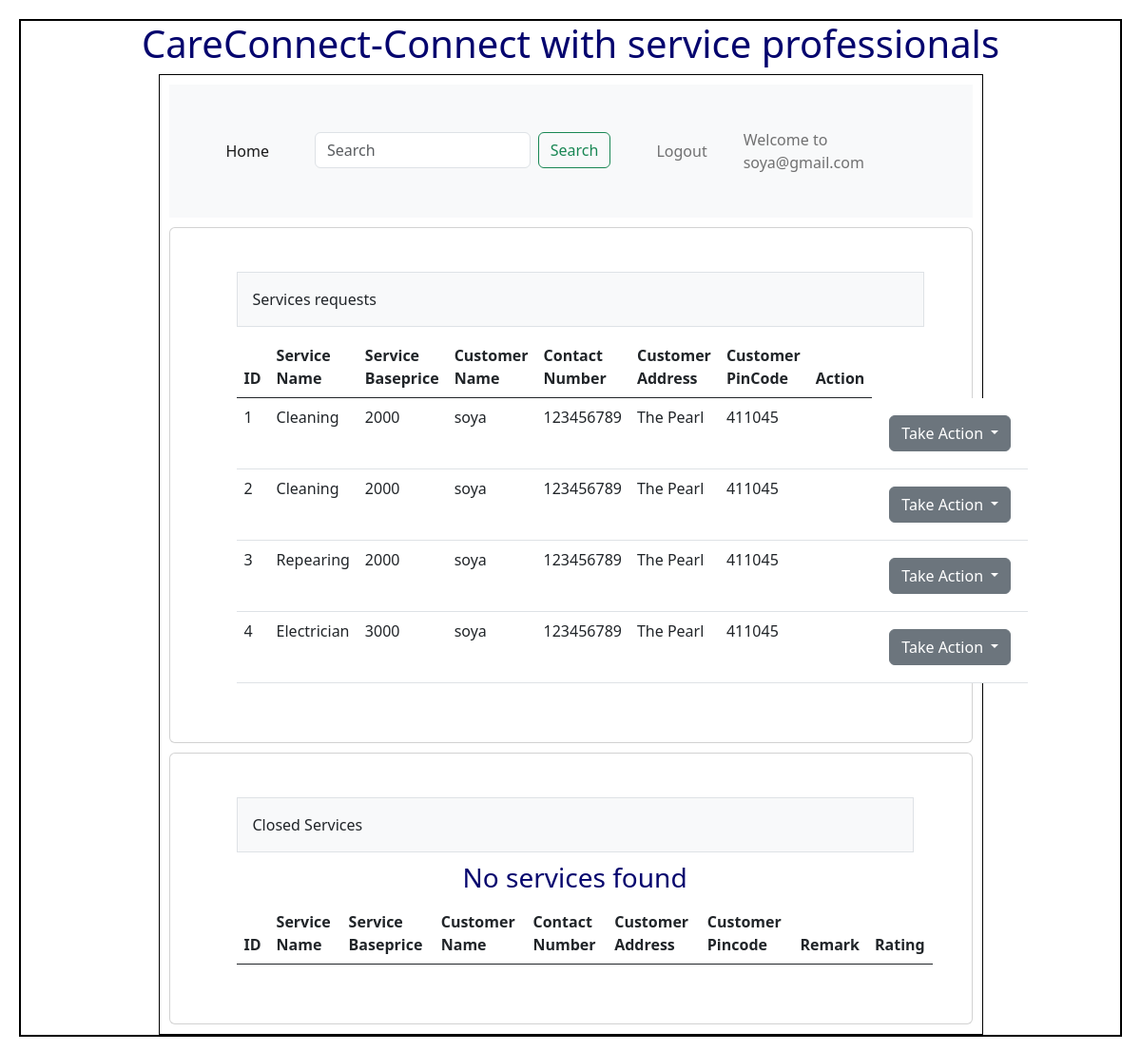
Page /professional (signed in) on the committed database.
### Backend/models.py (models this page shows)
class Customer(db.Model):
    __tablename__="Customer"
    id = db.Column(db.Integer, primary_key=True)
    email=db.Column(db.String,unique=True,nullable=False)
    password=db.Column(db.String,nullable=False)
    contact_number=db.Column(db.Integer,nullable=False)
    fullname =db.Column(db.String,nullable=False)
    address =db.Column(db.String,nullable=False)
    pincode=db.Column(db.Integer,nullable=False)
    status=db.Column(db.String,default="Active")

class Servicereq(db.Model):
    __tablename__="Servicereq"
    id = db.Column(db.Integer, primary_key=True)
    Professional_id=db.Column(db.Integer, db.ForeignKey("Professional.id"),nullable=True)
    Service_id=db.Column(db.Integer, db.ForeignKey("Service.id"),nullable=False)
    Customer_id=db.Column(db.Integer, db.ForeignKey("Customer.id"),nullable=False)
    status=db.Column(db.String,nullable=False)
    remarks=db.Column(db.String,nullable=True)
    rating=db.Column(db.Integer,default=0)
    service=db.relationship("Service",cascade="all,delete",backref="Servicereqs",lazy=True)
    customer=db.relationship("Customer",cascade="all,delete",backref="Servicereqs",lazy=True)
    professional=db.relationship("Professional",cascade="all,delete",backref="Servicereqs",lazy=True)

class Service(db.Model):
    __tablename__="Service"
    id = db.Column(db.Integer, primary_key=True)
    name=db.Column(db.String,nullable=False)
    description=db.Column(db.String,nullable=False)
    baseprice=db.Column(db.Integer,default=0.0)
    subservice=db.Column(db.String,nullable=False)
    location=db.Column(db.String,nullable=False)
    pincode=db.Column(db.String,nullable=False)

### Backend/controllers.py (the view)
@app.route("/professional")
def professional_dashboard():
    redirect_response = isUserLoggedIn()
    if redirect_response is None:
        return redirect('/login')
    servicereqs=get_servicereq()
    services=get_services()
    customers=get_customer()
    servicereqs1 = Servicereq.query.filter_by(status='Close').all()
    return render_template("Professionaldashboard.html",name=session.get('username'),servicereqs=servicereqs,services=services,customers=customers,servicereqs1=servicereqs1)

### Backend/controllers.py (called while the page is built)
def isUserLoggedIn():
    if 'userid' in session:
        if session.get('usertype') == 'admin':
            return redirect(url_for('admin_dashboard'))
        elif session.get('usertype') == 'customer':
            return redirect(url_for('customer_dashboard'))
        elif session.get('usertype') == 'professional':
            return redirect(url_for('professional_dashboard'))
    return None

def get_services():
    services=Service.query.all()
    return services

def get_customer():
    customers=Customer.query.all()
    return customers

def get_servicereq():
    servicereqs=Servicereq.query.all()
    print(servicereqs)
    return servicereqs

### Templates/Professionaldashboard.html (shortened to what this page needs)
<!DOCTYPE html>
<html>
    <head>
        <link rel="stylesheet" href="/static/styles/main.css">
        <link href="https://cdn.jsdelivr.net/npm/bootstrap@5.0.2/dist/css/bootstrap.min.css" rel="stylesheet">
        <link href="https://cdn.jsdelivr.net/npm/bootstrap@5.3.0/dist/css/bootstrap.min.css" rel="stylesheet">
    </head>
    <body>
        <div class = "my_container">
            <div class = "center"> <h1>CareConnect-Connect with service professionals</h1></div>
                <div class="my_panel">
                    <nav class="navbar navbar-expand-lg navbar-light bg-light">
                    <div class="container-fluid">
                        <div class="collapse navbar-collapse" id="navbarText">
                            <ul class="navbar-nav me-auto mb-2 mb-lg-0">
                                <li class="nav-item">
                                    <a class="nav-link active" aria-current="page" href="/professional">Home</a>
                                </li>
                                <li class="nav-item">
                                    <form class="d-flex" method="POST" action="#">
                                    <input class="form-control me-2" type="search" placeholder="Search" aria-label="Search" name="search_txt" id="search_txt">
                                    <button class="btn btn-outline-success" type="submit">Search</button>
                                    </form>
                                </li>
                                <li>
                                    <a class="nav-link" href="/logout">Logout</a>
                                </li>
                            </ul>
                            <span class="navbar-text">
                                Welcome to {{name}}
                            </span>
                        </div>
                    </div>
                    </nav>
                    <div class="card">
                    <div class="card-body">
                        <div class="container px-4">
                            <div class="row gx-5">
                                <div class="col">
                                    <div class="p-3 border bg-light table-responsive">Services requests</div>
                                        <table class="table">
                                            <thead>
                                                <tr>
                                                <th scope="col">ID</th>
                                                <th scope="col">Service Name</th>
                                                <th scope="col">Service Baseprice</th>
                                                <th scope="col">Customer Name</th>
                                                <th scope="col">Contact Number</th>
                                                <th scope="col">Customer Address</th>
                                                <th scope="col">Customer PinCode</th>
                                                <th scope="col">Action</th>
                                                </tr>
                                            </thead>
                                            <tbody>
                                                {%if servicereqs%}
                                                    {%for servicereq in servicereqs%}
                                                <tr>
                                                    <td>{{ servicereq.id }}</td>
                                                    <td>{{ servicereq.service.name }}</td>
                                                    <td>{{ servicereq.service.baseprice }}</td>
                                                    <td>{{servicereq.customer.fullname}}</td>
                                                    <td>{{ servicereq.customer.contact_number }}</td>
                                                    <td>{{ servicereq.customer.address}}</td>
                                                    <td>{{ servicereq.customer.pincode }}</td>
                                                    <td>{{servicereq.action}}</td>
                                                    <td>
                                                    <div class="dropdown">
                                                        <button class="btn btn-secondary dropdown-toggle"
                                                            type="button"
                                                            id="dropdownMenuButton1"
                                                            data-bs-toggle="dropdown"
                                                            aria-expanded="false">
                                                            Take Action
                                                        </button>
                                                    </div>
                                                    </td>
                                                </tr>
                                                    {%endfor%}
                                                {%else%}
                                                    <h3 class = "center"> No services found</h3>
                                                {%endif%}
                                            </tbody>
                                        </table>
                                </div>
                            </div>
                        </div>
                    </div>
                    </div>
                    <div class="card">
                    <div class="card-body">
                        <div class="container px-4">
                            <div class="row gx-5">
                                <div class="col">
                                    <div class="p-3 border bg-light table-responsive">Closed Services</div>
                                        <table class="table">
                                            <thead>
                                                <tr>
                                                <th scope="col">ID</th>
                                                <th scope="col">Service Name</th>
                                                <th scope="col">Service Baseprice</th>
                                                <th scope="col">Customer Name</th>
                                                <th scope="col">Contact Number</th>
                                                <th scope="col">Customer Address</th>
                                                <th scope="col">Customer Pincode</th>
                                                <th scope="col">Remark</th>
                                                <th scope="col">Rating</th>
                                                </tr>
                                            </thead>
                                            <tbody>
                                                {%if servicereqs1 %}
                                                    {%for servicereq in servicereqs1%}
                                                        {% if servicereq.status == "Close" %}
                                                <tr>
                                                    <td>{{ servicereq.id }}</td>
                                                    <td>{{ servicereq.service.fullname }}</td>
                                                    <td>{{ servicereq.service.baseprice }}</td>
                                                    <td>{{servicereq.customer.fullname}}</td>
                                                    <td>{{ servicereq.customer.contact_number }}</td>
                                                    <td>{{ servicereq.customer.address}}</td>
                                                    <td>{{ servicereq.customer.pincode }}</td>
                                                    <td>{{servicereq.remark}}</td>
                                                    <td>{{servicereq.rating}}</td>
                                                </tr>
                                                        {%endif%}
                                                    {%endfor%}
                                                {%else%}
                                                    <h3 class = "center"> No services found</h3>
                                                {%endif%}
                                            </tbody>
                                        </table>
                                </div>
                            </div>
                        </div>
                    </div>
                    </div>
                </div>
            </div>
    </body>
</html>

### Static/Styles/main.css (style rules this page uses)
* { margin: 10px; }
.my_container { border: 2px solid black; }
.my_panel { width: 75%; margin: auto; height: auto; border: 1px solid black; }
.center { text-align: center; margin: auto; color: rgb(5,5,110); }

### rows in the picture
Customer: email "soya@gmail.com"
Servicereq: id "1", service.name "Cleaning", service.baseprice "2000", customer.fullname "soya", customer.contact_number "123456789", customer.address "The Pearl", customer.pincode "411045"
Servicereq: id "2", service.name "Cleaning", service.baseprice "2000", customer.fullname "soya", customer.contact_number "123456789", customer.address "The Pearl", customer.pincode "411045"
Servicereq: id "3", service.name "Repearing", service.baseprice "2000", customer.fullname "soya", customer.contact_number "123456789", customer.address "The Pearl", customer.pincode "411045"
Servicereq: id "4", service.name "Electrician", service.baseprice "3000", customer.fullname "soya", customer.contact_number "123456789", customer.address "The Pearl", customer.pincode "411045"
